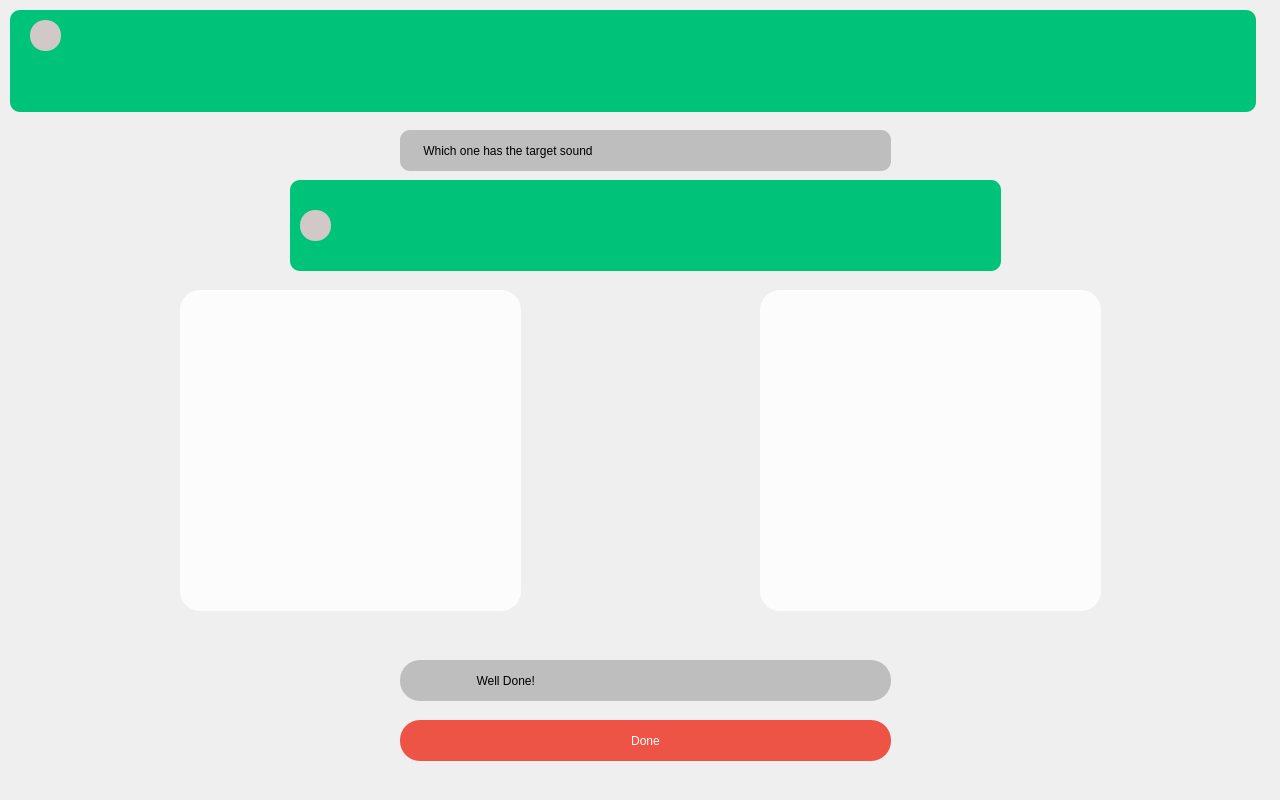
<?xml version="1.0" encoding="UTF-8"?>
<ui version="4.0">
 <class>Dialog</class>
 <widget class="QDialog" name="Dialog">
  <property name="geometry">
   <rect>
    <x>0</x>
    <y>0</y>
    <width>1280</width>
    <height>800</height>
   </rect>
  </property>
  <property name="windowTitle">
   <string>Dialog</string>
  </property>
  <widget class="QLabel" name="soundname">
   <property name="geometry">
    <rect>
     <x>10</x>
     <y>10</y>
     <width>1246</width>
     <height>102</height>
    </rect>
   </property>
   <property name="styleSheet">
    <string notr="true">background: rgb(0, 195, 122);
border-radius: 10px 10px 20px 20px;
opacity: 1;</string>
   </property>
   <property name="text">
    <string/>
   </property>
  </widget>
  <widget class="QPushButton" name="backbutton">
   <property name="geometry">
    <rect>
     <x>30</x>
     <y>20</y>
     <width>31</width>
     <height>31</height>
    </rect>
   </property>
   <property name="styleSheet">
    <string notr="true">border-radius: 15px 15px 35px 35px;
background-color: rgb(208, 201, 199);</string>
   </property>
   <property name="text">
    <string/>
   </property>
   <property name="icon">
    <iconset>
     <normaloff>images/back.png</normaloff>images/back.png</iconset>
   </property>
  </widget>
  <widget class="QLabel" name="label">
   <property name="geometry">
    <rect>
     <x>400</x>
     <y>130</y>
     <width>491</width>
     <height>41</height>
    </rect>
   </property>
   <property name="styleSheet">
    <string notr="true">border-radius: 10px 10px 20px 20px;
font: 16pt &quot;MS Shell Dlg 2&quot;;
background-color: rgb(190, 190, 190);
opacity: 1;</string>
   </property>
   <property name="text">
    <string>       Which one has the target sound</string>
   </property>
  </widget>
  <widget class="QPushButton" name="B1">
   <property name="geometry">
    <rect>
     <x>180</x>
     <y>290</y>
     <width>341</width>
     <height>321</height>
    </rect>
   </property>
   <property name="styleSheet">
    <string notr="true">background-color: rgb(252, 252, 252);
border-radius: 20px 20px 35px 35px;
opacity: 1;</string>
   </property>
   <property name="text">
    <string/>
   </property>
  </widget>
  <widget class="QPushButton" name="B2">
   <property name="geometry">
    <rect>
     <x>760</x>
     <y>290</y>
     <width>341</width>
     <height>321</height>
    </rect>
   </property>
   <property name="styleSheet">
    <string notr="true">background-color: rgb(252, 252, 252);
border-radius: 20px 20px 35px 35px;
opacity: 1;</string>
   </property>
   <property name="text">
    <string/>
   </property>
  </widget>
  <widget class="QLabel" name="label_2">
   <property name="geometry">
    <rect>
     <x>400</x>
     <y>660</y>
     <width>491</width>
     <height>41</height>
    </rect>
   </property>
   <property name="styleSheet">
    <string notr="true">border-radius: 20px 20px 35px 35px;
font: 16pt &quot;MS Shell Dlg 2&quot;;
background-color: rgb(190, 190, 190);
opacity: 1;</string>
   </property>
   <property name="text">
    <string>                       Well Done!</string>
   </property>
  </widget>
  <widget class="QPushButton" name="nextbutton">
   <property name="geometry">
    <rect>
     <x>400</x>
     <y>720</y>
     <width>491</width>
     <height>41</height>
    </rect>
   </property>
   <property name="styleSheet">
    <string notr="true">border-radius: 20px 20px 35px 35px;
background-color: rgb(238, 84, 69);
color: rgb(255, 0, 0);

color: rgb(255, 255, 255);

font: 75 16pt &quot;MS Shell Dlg 2&quot;;</string>
   </property>
   <property name="text">
    <string>Done</string>
   </property>
  </widget>
  <widget class="QPushButton" name="Sbutton">
   <property name="geometry">
    <rect>
     <x>300</x>
     <y>210</y>
     <width>31</width>
     <height>31</height>
    </rect>
   </property>
   <property name="styleSheet">
    <string notr="true">border-radius: 15px 15px 35px 35px;
background-color: rgb(208, 201, 199);</string>
   </property>
   <property name="text">
    <string/>
   </property>
   <property name="icon">
    <iconset>
     <normaloff>images/speaker-interface-audio-symbol.png</normaloff>images/speaker-interface-audio-symbol.png</iconset>
   </property>
  </widget>
  <widget class="QLabel" name="wordname">
   <property name="geometry">
    <rect>
     <x>290</x>
     <y>180</y>
     <width>711</width>
     <height>91</height>
    </rect>
   </property>
   <property name="styleSheet">
    <string notr="true">background: rgb(0, 195, 122);
border-radius: 10px 10px 20px 20px;
opacity: 1;</string>
   </property>
   <property name="text">
    <string/>
   </property>
  </widget>
  <zorder>wordname</zorder>
  <zorder>soundname</zorder>
  <zorder>backbutton</zorder>
  <zorder>label</zorder>
  <zorder>B1</zorder>
  <zorder>B2</zorder>
  <zorder>label_2</zorder>
  <zorder>nextbutton</zorder>
  <zorder>Sbutton</zorder>
 </widget>
 <resources/>
 <connections/>
</ui>
